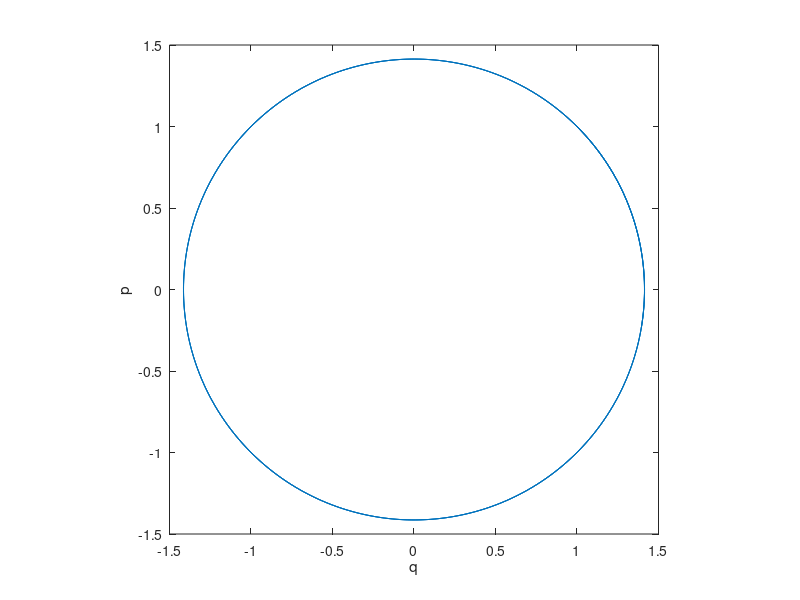
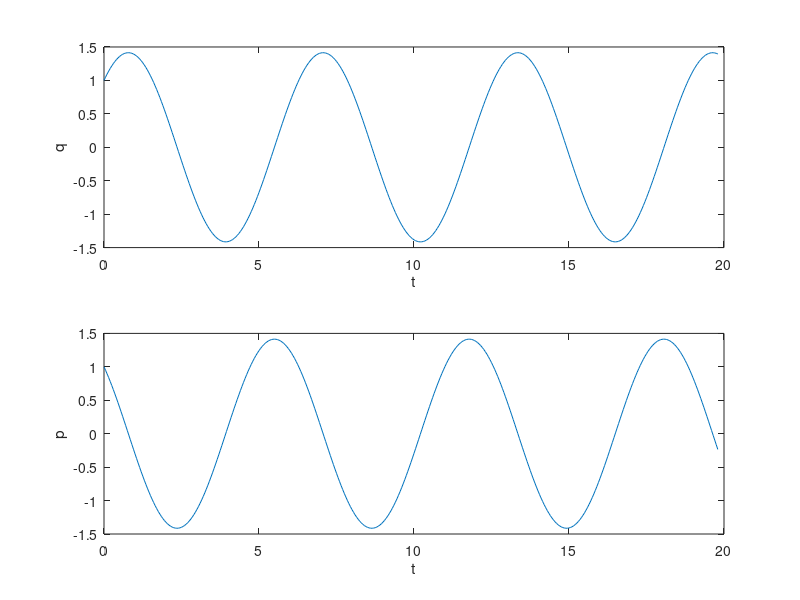

The MATLAB source for these figures, in order: (Note: this script raises an error after producing the figures.)
function PhaseSpaceHO()
% Solves the harmonic oscillator, and displays the trajectory in phase
% space
%
% Uses a verlet integration scheme
%

close all

dt = .05;

q0 = 1;
p0 = +1.;

t_max = 3*2*pi+2;

t_arr= 1:dt:t_max;

q = zeros(length(t_arr),1);
p = zeros(size(q));

q(1) = q0;
p(1) = p0;


    function a = dhdq(q)
        a = sin(q);
    end
for i=1:length(t_arr(1:end-1))
    q(i+1) = q(i) + (p(i) - .5*dt*q(i))*dt;
    p(i+1) = p(i) - .5*dt*(q(i)+q(i+1));
    %p(i+1) = p(i) - .5*dt*(dhdq(q(i))+dhdq(q(i+1)));
end

figure
plot(q,p)
xlabel("q")
ylabel("p")
set(gcf,'color', "w")
daspect([1,1,1])

figure;
subplot(2,1,1)
plot(t_arr(1:floor(length(t_arr)))-1, q(1:floor(length(t_arr))))
xlabel("t")
ylabel("q")
subplot(2,1,2)
plot(t_arr(1:floor(length(t_arr)))-1, p(1:floor(length(t_arr))))
xlabel("t")
ylabel("p")
set(gcf,'color', "w")

"a"


%%%% make animation: two subplots, left marble in motion in a quadratic
%%%% potential, with velocity vector
%%%% right phase space motion, 

vid = VideoWriter(['SHO_phasespace', '.mp4'],'MPEG-4');
vid.FrameRate = 20;
vid.Quality = 100;
open(vid);
figure('units','pixels','position',[0 0 1920 1080])
set(gcf, 'color', 'w')

maxq = max(abs(q));
maxp = max(abs(p));
qrange = linspace(-1.1*maxq, 1.1*maxq,100);
for t=1:length(t_arr)
    clf
    subplot(1,2,1)
    hold on;
    plot(qrange, .5*qrange.^2, '-', 'LineWidth', 2, 'Color', 'black')
    scatter(q(t), .5*q(t) .^2,100,'red','filled')
    quiver(q(t), .5*q(t) .^2, .3*p(t), 0,'LineWidth', 2);
    
    xlim([-.3*maxp - maxq, maxq+.3*maxp])
    ylim([-.1*maxq, 1.2*.5*(1.1*maxq)^2])
    hold off
    box off
    axis off
%     yticks("","")
%     xticks("","")
    
    subplot(1,2,2)
    
    ts = max(1, t-10);
    %col = linspace(0,1,length(q(ts:t)));
    col = colormap(gray(length(q(ts:t))));
    hold on
    for i=0:(length(q(ts:t))-2)
        if length(q(ts:t)) < 5
            break
        end
        plot(q(t-i-1:t-i),p(t-i-1:t-i),'color',col(i+1,:), 'Linewidth', 2)
%     surface([q(ts:t)';q(ts:t)'], [p(ts:t)';p(ts:t)'], [col';col'],...
%         'facecol','no',...
%         'edgecol','interp',...
%         'linew',2);
    end
    scatter(q(t),p(t), 100, 'red', 'filled')
    text(1.05*maxq, -.02* maxq, "q")
    text( -.05* maxq, 1.05*maxp, "p")
    text(-.05* maxq,-.05* maxq, "0")
    xline(0);
    yline(0);
    hold off;
    axis off
    box off
    daspect([1,1,1])
    xlim([-1.1*maxq, 1.1*maxq])
    ylim([-1.1*maxp,1.1*maxp])
    xlabel("q")
    ylabel("p")
    
    set(gcf, 'color', 'w')
    writeVideo(vid,getframe(gcf));
    t
end
close(vid)




end